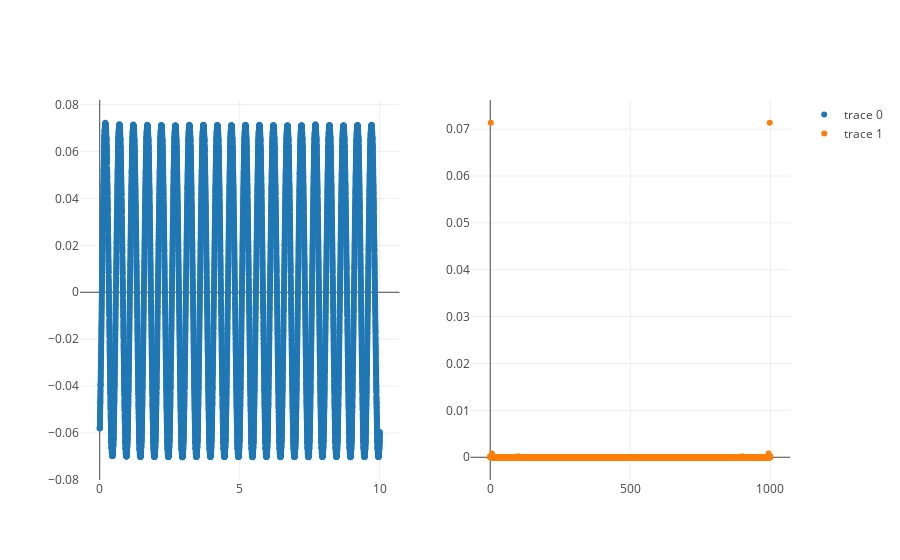

Notebook cell for this chart:
### Code cell
FILENAME = '../data/test2hz.xlsx'
sample_rate = 1000 #1/deltaX in csv file
STOP = 10 #duration of measurement (in seconds)


data = pd.read_excel(FILENAME, header=7, usecols=[0, 1])


data[FOURIER] = 2/(sample_rate)*pd.Series(np.abs(np.fft.fft(data[VOLTAGE])))*STOP**-1
data[FREQ] = pd.Series(sample_rate*data[TIME])*STOP**-1

s = go.Scatter( x=data[TIME],y=data[VOLTAGE],mode='markers')
s2 = go.Scatter(x=data[FREQ],y=data[FOURIER], mode='markers')

fig = tools.make_subplots(rows=1,cols=2)
fig.append_trace(s,1,1)
fig.append_trace(s2,1,2)

py.offline.iplot(fig)
print(data)

### Figure 1 — Plotly figure (JSON) as saved in the notebook; plotly's stock layout.template omitted (floating-point values rounded to 4 significant figures; data arrays with more than 128 entries replaced by an {"elided": "..."} marker saying what was removed)
{"data": [{"mode": "markers", "type": "scatter", "uid": "0126ca67-2560-495d-9adb-9fcfbc0dddeb", "x": {"elided": "10000 float values"}, "xaxis": "x", "y": {"elided": "10000 float values"}, "yaxis": "y"}, {"mode": "markers", "type": "scatter", "uid": "d2e7f474-984f-4daf-ac41-f6d7d17751f7", "x": {"elided": "10000 float values"}, "xaxis": "x2", "y": {"elided": "10000 float values"}, "yaxis": "y2"}], "layout": {"xaxis": {"anchor": "y", "domain": [0, 0.45]}, "xaxis2": {"anchor": "y2", "domain": [0.55, 1]}, "yaxis": {"anchor": "x", "domain": [0, 1]}, "yaxis2": {"anchor": "x2", "domain": [0, 1]}}}
